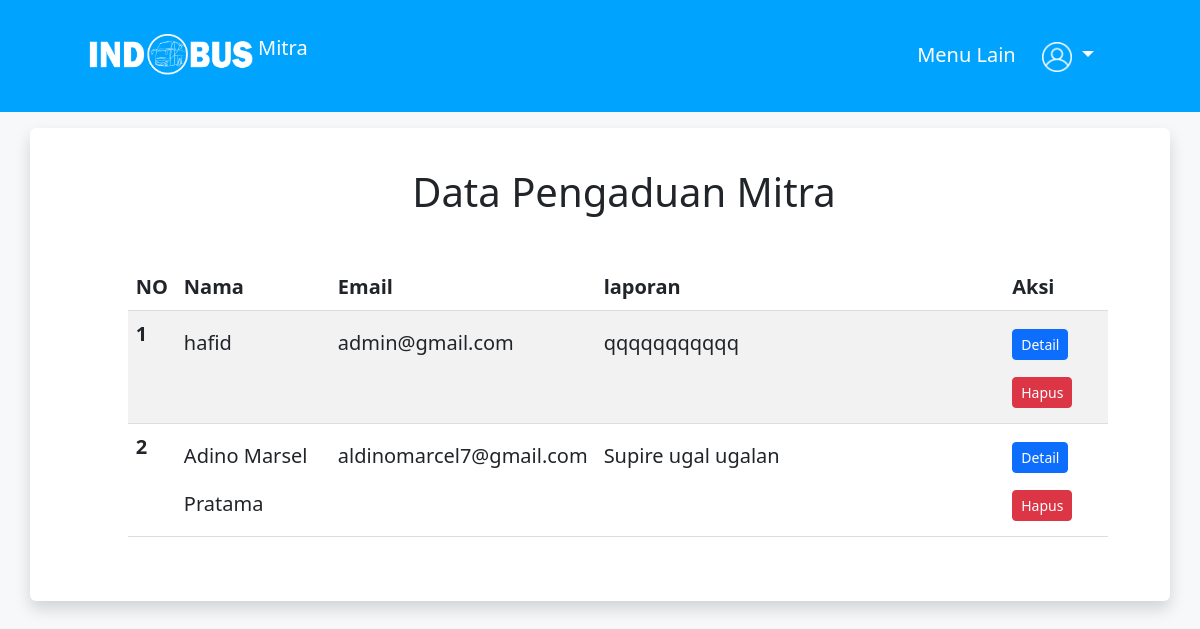
The page /User/mitra/pengaduan_mitra.php on the database its author committed.
### tables this page shows
CREATE TABLE `pengaduan_mitra` (
  `id_pengaduan_mitra` int(11) NOT NULL,
  `nama` varchar(255) NOT NULL,
  `email` varchar(255) NOT NULL,
  `laporan` text NOT NULL
);

### User/mitra/pengaduan_mitra.php (the view, shortened to what this page needs)
<!DOCTYPE html>
<html lang="en">
<head>
    <link href="https://cdn.jsdelivr.net/npm/bootstrap@5.3.0/dist/css/bootstrap.min.css" rel="stylesheet">
    <link rel="stylesheet" href="style.css">
</head>
<body>
    <header>
        <nav class="navbar navbar-expand-lg navbar-dark p-2" style="background-color: rgb(0, 164, 255);">
            <div class="container-fluid">
                <a class="navbar-brand ps-5" href="datamitra.php">
                    <img src="Asset 1.png" alt="Logo" height="45" class="d-inline-block align-text-top">
                    Mitra
                </a>
                <div class="collapse navbar-collapse justify-content-end" id="nav">
                    <ul class="navbar-nav me-5">
                        <li class="nav-item">
                            <a href="#" class="nav-link active" data-bs-toggle="offcanvas" data-bs-target="#offcanvasWithBothOptions" aria-controls="offcanvasWithBothOptions">Menu Lain</a>
                        </li>
                        <li class="nav-item dropdown">
                            <a class="nav-link dropdown-toggle active" href="#" role="button" data-bs-toggle="dropdown" aria-expanded="false">
                                <img src="user.png" width="30px" alt="Account">
                            </a>
                        </li>
                    </ul>
                </div>
            </div>
        </nav>
    </header>
    <section>
        <div class="container mt-3 mb-3 shadow p-3 mb-3 bg-body rounded">
            <div class="row align-items-start">
                <div class="col">
                    <h1 class="ms-5 pt-4 text-center">Data Pengaduan Mitra</h1>
                    <div class="row ms-4 mt-5 justify-content-center">
                        <div class="col-11">
                            <table class="table text-center mb-5 table-striped">
                                <thead>
                                    <tr>
                                        <th>NO</th>
                                        <th>Nama</th>
                                        <th>Email</th>
                                        <th class="col-md-5">laporan</th>
                                        <th>Aksi</th>
                                    </tr>
                                </thead>
                                <tbody>
                                    <?php
                                    include 'koneksi.php';
                                    $no = 1;
                                    $data = mysqli_query($koneksi,"select * from pengaduan_mitra");
                                    while($d = mysqli_fetch_array($data)){
                                        ?>
                                        <tr>
                                            <th scope="row"><?php echo $no++; ?></th>
                                            <td><?php echo $d['nama']; ?></td>
                                            <td><?php echo $d['email']; ?></td>
                                            <td class="truncate"><?php echo $d['laporan']; ?></td>
                                            <td>
                                                <a href="det_peng_mitra.php?id=<?php echo $d['id_pengaduan_mitra']; ?>" class="btn btn-primary btn-sm">Detail</a>
                                                <a href="hapuspengaduan.php?id=<?php echo $d['id_pengaduan_mitra']; ?>" class="btn btn-danger btn-sm">Hapus</a>
                                            </td>
                                        </tr>
                                        <?php
                                    }
                                    ?>
                                </tbody>
                            </table>
                        </div>
                    </div>
                </div>
            </div>
        </div>
    </section>
</body>
</html>

### User/mitra/style.css (style rules this page uses)
header { background: #00A4FF; color: #fff; padding: 20px; }
nav ul { list-style-type: none; margin: 0; padding: 0; }
nav ul li { display: inline; margin-right: 10px; }
nav ul li a { color: #fff; text-decoration: none; }
table { width: 100%; border-collapse: collapse; }
table th, table td { padding: 10px; text-align: left; border-bottom: 1px solid #ddd; }
table th { background: #f1f1f1; }
body { font-size: 1.25rem; background-color: #f6f8fa; }
td { line-height: 3rem; }

### User/mitra/pengaduan_mitra.php (style rules this page uses)
.truncate { max-width: 200px; overflow: hidden; text-overflow: ellipsis; white-space: nowrap; }

### rows shown on the page
pengaduan_mitra: nama "hafid", email "admin@gmail.com", laporan "qqqqqqqqqqq"
pengaduan_mitra: nama "Adino Marsel Pratama", email "aldinomarcel7@gmail.com", laporan "Supire ugal ugalan"
